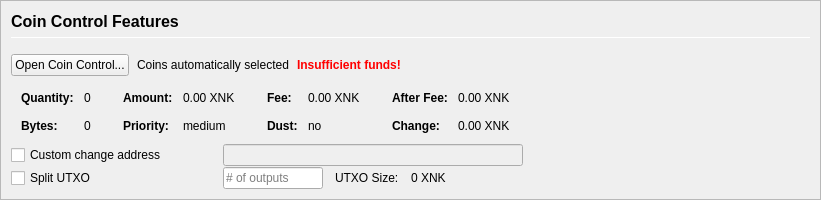
         <widget class="QFrame" name="frameCoinControl">
          <property name="sizePolicy">
           <sizepolicy hsizetype="Expanding" vsizetype="Expanding">
            <horstretch>0</horstretch>
            <verstretch>0</verstretch>
           </sizepolicy>
          </property>
          <property name="maximumSize">
           <size>
            <width>16777215</width>
            <height>16777215</height>
           </size>
          </property>
          <property name="frameShape">
           <enum>QFrame::StyledPanel</enum>
          </property>
          <property name="frameShadow">
           <enum>QFrame::Sunken</enum>
          </property>
          <layout class="QVBoxLayout" name="verticalLayoutCoinControl2">
           <property name="spacing">
            <number>0</number>
           </property>
           <property name="margin">
            <number>0</number>
           </property>
           <item>
            <widget class="QFrame" name="frameCoinControl_BG">
             <layout class="QVBoxLayout" name="verticalLayoutCoinControl" stretch="0,0,0,0,0,0">
              <property name="spacing">
               <number>1</number>
              </property>
              <property name="leftMargin">
               <number>10</number>
              </property>
              <property name="topMargin">
               <number>10</number>
              </property>
              <item>
               <layout class="QHBoxLayout" name="horizontalLayoutCoinControl1">
                <property name="bottomMargin">
                 <number>15</number>
                </property>
                <item>
                 <layout class="QVBoxLayout" name="verticalLayout_3">
                  <property name="spacing">
                   <number>6</number>
                  </property>
                  <item>
                   <widget class="QLabel" name="labelCoinControlFeatures">
                    <property name="sizePolicy">
                     <sizepolicy hsizetype="Preferred" vsizetype="Maximum">
                      <horstretch>0</horstretch>
                      <verstretch>0</verstretch>
                     </sizepolicy>
                    </property>
                    <property name="minimumSize">
                     <size>
                      <width>0</width>
                      <height>20</height>
                     </size>
                    </property>
                    <property name="font">
                     <font>
                      <pointsize>12</pointsize>
                      <weight>75</weight>
                      <bold>true</bold>
                     </font>
                    </property>
                    <property name="styleSheet">
                     <string notr="true">font-weight:bold;</string>
                    </property>
                    <property name="text">
                     <string>Coin Control Features</string>
                    </property>
                   </widget>
                  </item>
                  <item>
                   <widget class="Line" name="line">
                    <property name="minimumSize">
                     <size>
                      <width>0</width>
                      <height>1</height>
                     </size>
                    </property>
                    <property name="maximumSize">
                     <size>
                      <width>16777215</width>
                      <height>1</height>
                     </size>
                    </property>
                    <property name="orientation">
                     <enum>Qt::Horizontal</enum>
                    </property>
                   </widget>
                  </item>
                 </layout>
                </item>
               </layout>
              </item>
              <item>
               <layout class="QHBoxLayout" name="horizontalLayoutCoinControl2" stretch="0,0,0,0">
                <property name="spacing">
                 <number>8</number>
                </property>
                <property name="bottomMargin">
                 <number>10</number>
                </property>
                <item>
                 <widget class="QPushButton" name="pushButtonCoinControl">
                  <property name="styleSheet">
                   <string notr="true"/>
                  </property>
                  <property name="text">
                   <string>Open Coin Control...</string>
                  </property>
                  <property name="autoDefault">
                   <bool>false</bool>
                  </property>
                 </widget>
                </item>
                <item>
                 <widget class="QLabel" name="labelCoinControlAutomaticallySelected">
                  <property name="text">
                   <string>Coins automatically selected</string>
                  </property>
                  <property name="margin">
                   <number>5</number>
                  </property>
                 </widget>
                </item>
                <item>
                 <widget class="QLabel" name="labelCoinControlInsuffFunds">
                  <property name="font">
                   <font>
                    <weight>75</weight>
                    <bold>true</bold>
                   </font>
                  </property>
                  <property name="styleSheet">
                   <string notr="true">color:red;font-weight:bold;</string>
                  </property>
                  <property name="text">
                   <string>Insufficient funds!</string>
                  </property>
                  <property name="margin">
                   <number>5</number>
                  </property>
                 </widget>
                </item>
                <item>
                 <spacer name="horizontalSpacerCoinControl">
                  <property name="orientation">
                   <enum>Qt::Horizontal</enum>
                  </property>
                  <property name="sizeHint" stdset="0">
                   <size>
                    <width>40</width>
                    <height>1</height>
                   </size>
                  </property>
                 </spacer>
                </item>
               </layout>
              </item>
              <item>
               <widget class="QWidget" name="widgetCoinControl" native="true">
                <property name="sizePolicy">
                 <sizepolicy hsizetype="Preferred" vsizetype="Preferred">
                  <horstretch>0</horstretch>
                  <verstretch>0</verstretch>
                 </sizepolicy>
                </property>
                <property name="minimumSize">
                 <size>
                  <width>0</width>
                  <height>0</height>
                 </size>
                </property>
                <property name="styleSheet">
                 <string notr="true"/>
                </property>
                <layout class="QHBoxLayout" name="horizontalLayoutCoinControl5">
                 <property name="margin">
                  <number>0</number>
                 </property>
                 <item>
                  <layout class="QHBoxLayout" name="horizontalLayoutCoinControl3" stretch="0,0,0,1">
                   <property name="spacing">
                    <number>20</number>
                   </property>
                   <property name="topMargin">
                    <number>0</number>
                   </property>
                   <property name="bottomMargin">
                    <number>10</number>
                   </property>
                   <item>
                    <layout class="QFormLayout" name="formLayoutCoinControl1">
                     <property name="horizontalSpacing">
                      <number>10</number>
                     </property>
                     <property name="verticalSpacing">
                      <number>14</number>
                     </property>
                     <property name="leftMargin">
                      <number>10</number>
                     </property>
                     <property name="topMargin">
                      <number>4</number>
                     </property>
                     <property name="rightMargin">
                      <number>6</number>
                     </property>
                     <item row="0" column="0">
                      <widget class="QLabel" name="labelCoinControlQuantityText">
                       <property name="font">
                        <font>
                         <weight>75</weight>
                         <bold>true</bold>
                        </font>
                       </property>
                       <property name="text">
                        <string>Quantity:</string>
                       </property>
                       <property name="margin">
                        <number>0</number>
                       </property>
                      </widget>
                     </item>
                     <item row="0" column="1">
                      <widget class="QLabel" name="labelCoinControlQuantity">
                       <property name="cursor">
                        <cursorShape>IBeamCursor</cursorShape>
                       </property>
                       <property name="contextMenuPolicy">
                        <enum>Qt::ActionsContextMenu</enum>
                       </property>
                       <property name="text">
                        <string notr="true">0</string>
                       </property>
                       <property name="margin">
                        <number>0</number>
                       </property>
                       <property name="textInteractionFlags">
                        <set>Qt::LinksAccessibleByMouse|Qt::TextSelectableByKeyboard|Qt::TextSelectableByMouse</set>
                       </property>
                      </widget>
                     </item>
                     <item row="1" column="0">
                      <widget class="QLabel" name="labelCoinControlBytesText">
                       <property name="font">
                        <font>
                         <weight>75</weight>
                         <bold>true</bold>
                        </font>
                       </property>
                       <property name="text">
                        <string>Bytes:</string>
                       </property>
                      </widget>
                     </item>
                     <item row="1" column="1">
                      <widget class="QLabel" name="labelCoinControlBytes">
                       <property name="cursor">
                        <cursorShape>IBeamCursor</cursorShape>
                       </property>
                       <property name="contextMenuPolicy">
                        <enum>Qt::ActionsContextMenu</enum>
                       </property>
                       <property name="text">
                        <string notr="true">0</string>
                       </property>
                       <property name="textInteractionFlags">
                        <set>Qt::LinksAccessibleByMouse|Qt::TextSelectableByKeyboard|Qt::TextSelectableByMouse</set>
                       </property>
                      </widget>
                     </item>
                    </layout>
                   </item>
                   <item>
                    <layout class="QFormLayout" name="formLayoutCoinControl2">
                     <property name="horizontalSpacing">
                      <number>10</number>
                     </property>
                     <property name="verticalSpacing">
                      <number>14</number>
                     </property>
                     <property name="leftMargin">
                      <number>6</number>
                     </property>
                     <property name="topMargin">
                      <number>4</number>
                     </property>
                     <property name="rightMargin">
                      <number>6</number>
                     </property>
                     <item row="0" column="0">
                      <widget class="QLabel" name="labelCoinControlAmountText">
                       <property name="font">
                        <font>
                         <weight>75</weight>
                         <bold>true</bold>
                        </font>
                       </property>
                       <property name="text">
                        <string>Amount:</string>
                       </property>
                       <property name="margin">
                        <number>0</number>
                       </property>
                      </widget>
                     </item>
                     <item row="0" column="1">
                      <widget class="QLabel" name="labelCoinControlAmount">
                       <property name="cursor">
                        <cursorShape>IBeamCursor</cursorShape>
                       </property>
                       <property name="contextMenuPolicy">
                        <enum>Qt::ActionsContextMenu</enum>
                       </property>
                       <property name="text">
                        <string notr="true">0.00 XNK</string>
                       </property>
                       <property name="textInteractionFlags">
                        <set>Qt::LinksAccessibleByMouse|Qt::TextSelectableByKeyboard|Qt::TextSelectableByMouse</set>
                       </property>
                      </widget>
                     </item>
                     <item row="1" column="0">
                      <widget class="QLabel" name="labelCoinControlPriorityText">
                       <property name="font">
                        <font>
                         <weight>75</weight>
                         <bold>true</bold>
                        </font>
                       </property>
                       <property name="text">
                        <string>Priority:</string>
                       </property>
                      </widget>
                     </item>
                     <item row="1" column="1">
                      <widget class="QLabel" name="labelCoinControlPriority">
                       <property name="cursor">
                        <cursorShape>IBeamCursor</cursorShape>
                       </property>
                       <property name="contextMenuPolicy">
                        <enum>Qt::ActionsContextMenu</enum>
                       </property>
                       <property name="text">
                        <string>medium</string>
                       </property>
                       <property name="textInteractionFlags">
                        <set>Qt::LinksAccessibleByMouse|Qt::TextSelectableByKeyboard|Qt::TextSelectableByMouse</set>
                       </property>
                      </widget>
                     </item>
                    </layout>
                   </item>
                   <item>
                    <layout class="QFormLayout" name="formLayoutCoinControl3">
                     <property name="horizontalSpacing">
                      <number>10</number>
                     </property>
                     <property name="verticalSpacing">
                      <number>14</number>
                     </property>
                     <property name="leftMargin">
                      <number>6</number>
                     </property>
                     <property name="topMargin">
                      <number>4</number>
                     </property>
                     <property name="rightMargin">
                      <number>6</number>
                     </property>
                     <item row="0" column="0">
                      <widget class="QLabel" name="labelCoinControlFeeText">
                       <property name="font">
                        <font>
                         <weight>75</weight>
                         <bold>true</bold>
                        </font>
                       </property>
                       <property name="text">
                        <string>Fee:</string>
                       </property>
                       <property name="margin">
                        <number>0</number>
                       </property>
                      </widget>
                     </item>
                     <item row="0" column="1">
                      <widget class="QLabel" name="labelCoinControlFee">
                       <property name="cursor">
                        <cursorShape>IBeamCursor</cursorShape>
                       </property>
                       <property name="contextMenuPolicy">
                        <enum>Qt::ActionsContextMenu</enum>
                       </property>
                       <property name="text">
                        <string notr="true">0.00 XNK</string>
                       </property>
                       <property name="textInteractionFlags">
                        <set>Qt::LinksAccessibleByMouse|Qt::TextSelectableByKeyboard|Qt::TextSelectableByMouse</set>
                       </property>
                      </widget>
                     </item>
                     <item row="1" column="0">
                      <widget class="QLabel" name="labelCoinControlLowOutputText">
                       <property name="font">
                        <font>
                         <weight>75</weight>
                         <bold>true</bold>
                        </font>
                       </property>
                       <property name="text">
                        <string>Dust:</string>
                       </property>
                      </widget>
                     </item>
                     <item row="1" column="1">
                      <widget class="QLabel" name="labelCoinControlLowOutput">
                       <property name="cursor">
                        <cursorShape>IBeamCursor</cursorShape>
                       </property>
                       <property name="contextMenuPolicy">
                        <enum>Qt::ActionsContextMenu</enum>
                       </property>
                       <property name="text">
                        <string>no</string>
                       </property>
                       <property name="textInteractionFlags">
                        <set>Qt::LinksAccessibleByMouse|Qt::TextSelectableByKeyboard|Qt::TextSelectableByMouse</set>
                       </property>
                      </widget>
                     </item>
                    </layout>
                   </item>
                   <item>
                    <layout class="QFormLayout" name="formLayoutCoinControl4">
                     <property name="horizontalSpacing">
                      <number>10</number>
                     </property>
                     <property name="verticalSpacing">
                      <number>14</number>
                     </property>
                     <property name="leftMargin">
                      <number>6</number>
                     </property>
                     <property name="topMargin">
                      <number>4</number>
                     </property>
                     <property name="rightMargin">
                      <number>6</number>
                     </property>
                     <item row="0" column="0">
                      <widget class="QLabel" name="labelCoinControlAfterFeeText">
                       <property name="font">
                        <font>
                         <weight>75</weight>
                         <bold>true</bold>
                        </font>
                       </property>
                       <property name="text">
                        <string>After Fee:</string>
                       </property>
                       <property name="margin">
                        <number>0</number>
                       </property>
                      </widget>
                     </item>
                     <item row="0" column="1">
                      <widget class="QLabel" name="labelCoinControlAfterFee">
                       <property name="cursor">
                        <cursorShape>IBeamCursor</cursorShape>
                       </property>
                       <property name="contextMenuPolicy">
                        <enum>Qt::ActionsContextMenu</enum>
                       </property>
                       <property name="text">
                        <string notr="true">0.00 XNK</string>
                       </property>
                       <property name="textInteractionFlags">
                        <set>Qt::LinksAccessibleByMouse|Qt::TextSelectableByKeyboard|Qt::TextSelectableByMouse</set>
                       </property>
                      </widget>
                     </item>
                     <item row="1" column="0">
                      <widget class="QLabel" name="labelCoinControlChangeText">
                       <property name="font">
                        <font>
                         <weight>75</weight>
                         <bold>true</bold>
                        </font>
                       </property>
                       <property name="text">
                        <string>Change:</string>
                       </property>
                      </widget>
                     </item>
                     <item row="1" column="1">
                      <widget class="QLabel" name="labelCoinControlChange">
                       <property name="cursor">
                        <cursorShape>IBeamCursor</cursorShape>
                       </property>
                       <property name="contextMenuPolicy">
                        <enum>Qt::ActionsContextMenu</enum>
                       </property>
                       <property name="text">
                        <string notr="true">0.00 XNK</string>
                       </property>
                       <property name="textInteractionFlags">
                        <set>Qt::LinksAccessibleByMouse|Qt::TextSelectableByKeyboard|Qt::TextSelectableByMouse</set>
                       </property>
                      </widget>
                     </item>
                    </layout>
                   </item>
                  </layout>
                 </item>
                </layout>
               </widget>
              </item>
              <item>
               <layout class="QHBoxLayout" name="horizontalLayoutCoinControl4">
                <property name="spacing">
                 <number>12</number>
                </property>
                <property name="sizeConstraint">
                 <enum>QLayout::SetDefaultConstraint</enum>
                </property>
                <property name="topMargin">
                 <number>0</number>
                </property>
                <property name="rightMargin">
                 <number>0</number>
                </property>
                <item>
                 <widget class="QCheckBox" name="checkBoxCoinControlChange">
                  <property name="sizePolicy">
                   <sizepolicy hsizetype="Preferred" vsizetype="Preferred">
                    <horstretch>0</horstretch>
                    <verstretch>0</verstretch>
                   </sizepolicy>
                  </property>
                  <property name="minimumSize">
                   <size>
                    <width>200</width>
                    <height>0</height>
                   </size>
                  </property>
                  <property name="maximumSize">
                   <size>
                    <width>200</width>
                    <height>16777215</height>
                   </size>
                  </property>
                  <property name="toolTip">
                   <string>If this is activated, but the change address is empty or invalid, change will be sent to a newly generated address.</string>
                  </property>
                  <property name="text">
                   <string>Custom change address</string>
                  </property>
                 </widget>
                </item>
                <item>
                 <widget class="QValidatedLineEdit" name="lineEditCoinControlChange">
                  <property name="enabled">
                   <bool>false</bool>
                  </property>
                  <property name="sizePolicy">
                   <sizepolicy hsizetype="Preferred" vsizetype="Preferred">
                    <horstretch>0</horstretch>
                    <verstretch>0</verstretch>
                   </sizepolicy>
                  </property>
                  <property name="minimumSize">
                   <size>
                    <width>300</width>
                    <height>0</height>
                   </size>
                  </property>
                 </widget>
                </item>
                <item>
                 <widget class="QLabel" name="labelCoinControlChangeLabel">
                  <property name="sizePolicy">
                   <sizepolicy hsizetype="Preferred" vsizetype="Preferred">
                    <horstretch>0</horstretch>
                    <verstretch>0</verstretch>
                   </sizepolicy>
                  </property>
                  <property name="minimumSize">
                   <size>
                    <width>100</width>
                    <height>0</height>
                   </size>
                  </property>
                  <property name="text">
                   <string/>
                  </property>
                  <property name="margin">
                   <number>3</number>
                  </property>
                 </widget>
                </item>
               </layout>
              </item>
              <item>
               <layout class="QHBoxLayout" name="horizontalLayoutCoinControl6">
                <property name="spacing">
                 <number>12</number>
                </property>
                <property name="rightMargin">
                 <number>0</number>
                </property>
                <item>
                 <widget class="QCheckBox" name="splitBlockCheckBox">
                  <property name="sizePolicy">
                   <sizepolicy hsizetype="Preferred" vsizetype="Preferred">
                    <horstretch>0</horstretch>
                    <verstretch>0</verstretch>
                   </sizepolicy>
                  </property>
                  <property name="minimumSize">
                   <size>
                    <width>200</width>
                    <height>0</height>
                   </size>
                  </property>
                  <property name="maximumSize">
                   <size>
                    <width>200</width>
                    <height>16777215</height>
                   </size>
                  </property>
                  <property name="text">
                   <string>Split UTXO</string>
                  </property>
                 </widget>
                </item>
                <item>
                 <widget class="QLineEdit" name="splitBlockLineEdit">
                  <property name="sizePolicy">
                   <sizepolicy hsizetype="Preferred" vsizetype="Preferred">
                    <horstretch>50</horstretch>
                    <verstretch>0</verstretch>
                   </sizepolicy>
                  </property>
                  <property name="minimumSize">
                   <size>
                    <width>100</width>
                    <height>0</height>
                   </size>
                  </property>
                  <property name="maximumSize">
                   <size>
                    <width>100</width>
                    <height>16777215</height>
                   </size>
                  </property>
                  <property name="placeholderText">
                   <string># of outputs</string>
                  </property>
                 </widget>
                </item>
                <item>
                 <widget class="QLabel" name="labelBlockSizeText">
                  <property name="text">
                   <string>UTXO Size:</string>
                  </property>
                 </widget>
                </item>
                <item>
                 <widget class="QLabel" name="labelBlockSize">
                  <property name="text">
                   <string>0 XNK</string>
                  </property>
                 </widget>
                </item>
                <item>
                 <spacer name="horizontalSpacer_7">
                  <property name="orientation">
                   <enum>Qt::Horizontal</enum>
                  </property>
                  <property name="sizeHint" stdset="0">
                   <size>
                    <width>40</width>
                    <height>20</height>
                   </size>
                  </property>
                 </spacer>
                </item>
               </layout>
              </item>
              <item>
               <spacer name="verticalSpacerCoinControl">
                <property name="orientation">
                 <enum>Qt::Vertical</enum>
                </property>
                <property name="sizeHint" stdset="0">
                 <size>
                  <width>800</width>
                  <height>1</height>
                 </size>
                </property>
               </spacer>
              </item>
             </layout>
            </widget>
           </item>
          </layout>
         </widget>
